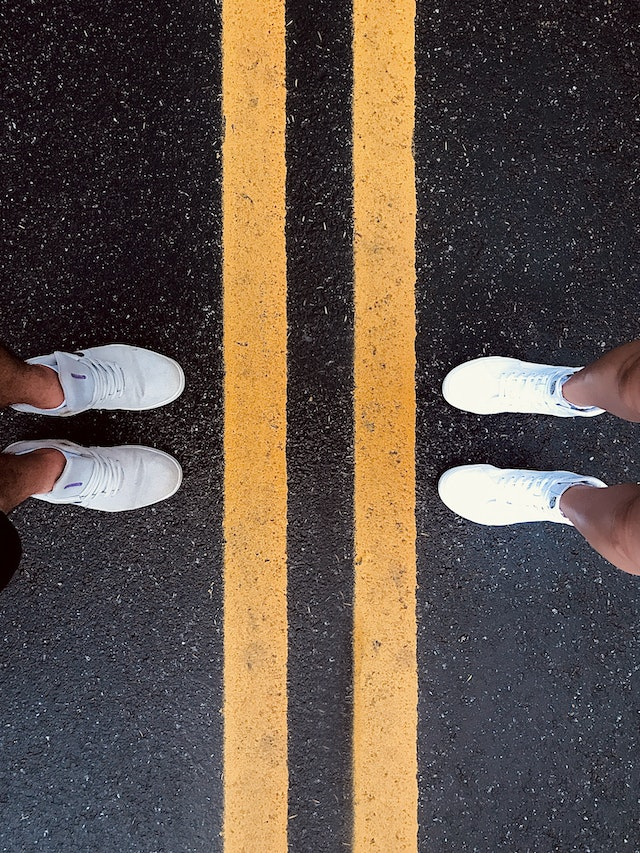
#> input picture Photos/lineOne.jpg, 640 x 853 px
$ python contours.py
#> lines starting #> are read from the running program, lines starting #| are printed output that depends on the picture; after the words box and inside, x2 and y2 are one past the last pixel; in counts of white or black regions, pixels touching at a corner belong together
import cv2 as cv
import numpy as np

# img = cv.imread("Photos/cats.jpg")
# img = cv.imread("Photos/imageFive.jpg")
img = cv.imread("Photos/lineOne.jpg")
#> img is the input picture: shape (853, 640, 3); mean B, G, R 71.5, 81.5, 95.2
# img = cv.imread("Photos/imageSix.jpg")
cv.imshow("OG Image", img)

blank = np.zeros(img.shape, dtype="uint8")
cv.imshow("Blank", blank)

## Contours are the outline or curve, joins the points along the boundary, diff from edges

gray = cv.cvtColor(img, cv.COLOR_BGR2GRAY)
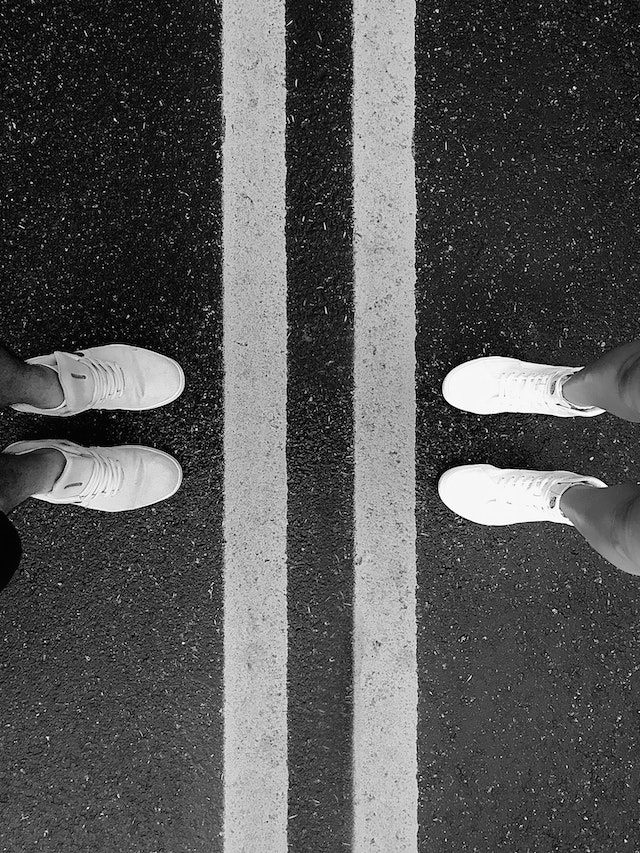
#> gray: shape (853, 640); min 0, max 255, mean 84.4
cv.imshow("Gray Image", gray)

blur = cv.GaussianBlur(gray, (5, 5), cv.BORDER_DEFAULT)
cv.imshow("Blur Image", blur)

canny = cv.Canny(blur, 125, 175)  ## use canny instead of thresholding
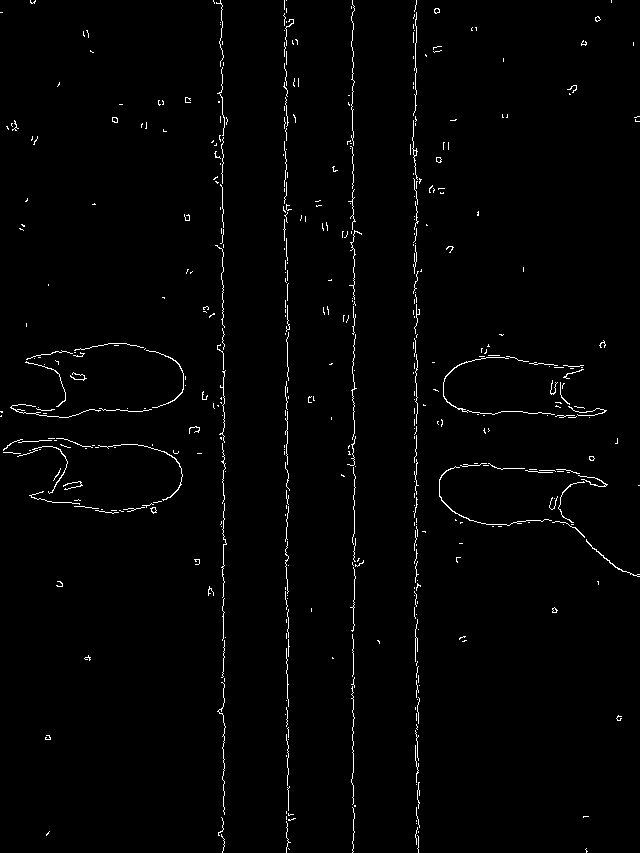
#> canny: shape (853, 640); 1.5% white in thin lines or dots
cv.imshow("Canny Image", canny)

## using threshold instead of canny
ret, thresh = cv.threshold(
    gray, 125, 225, cv.THRESH_BINARY
)  ## density of pixel < 125 set to 0(black), > 125 set to 255(white)
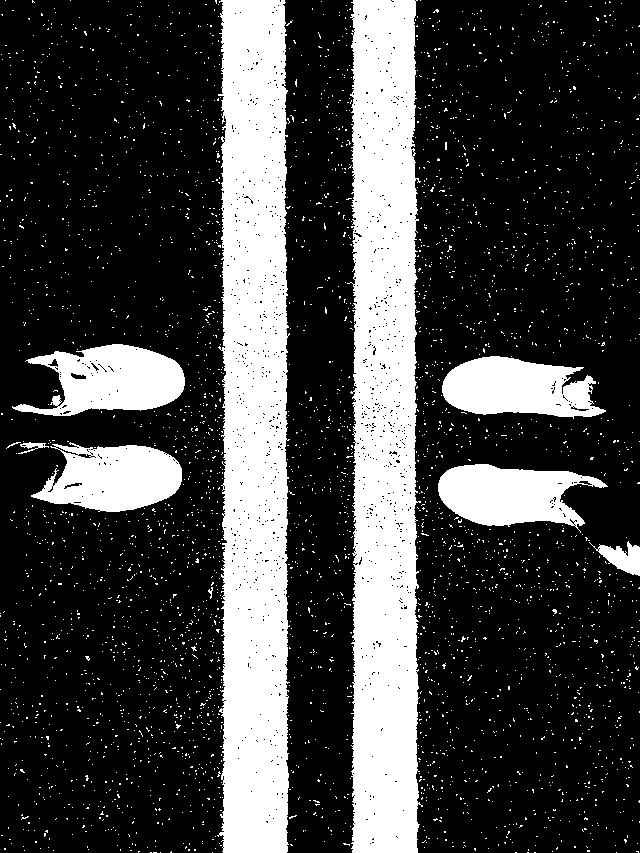
#> thresh: shape (853, 640); values 0 (black) and 225 (white), 26.3% white; 3526 white regions (3516 under 20 px)
cv.imshow("Threshold Image", thresh)

contours, hierachies = cv.findContours(thresh, cv.RETR_LIST, cv.CHAIN_APPROX_SIMPLE)
#> contours = 4636 contours, 4618 with area under 20; largest, box (x1, y1, x2, y2) and area: (217, 0, 290, 853) 53211, (347, 0, 423, 853) 52274, (12, 344, 185, 416) 7549, (31, 442, 182, 512) 7106, (442, 356, 606, 419) 7004
print(f"{len(contours)} contour's were found !")
#| 4636 contour's were found !

cv.drawContours(blank, contours, -1, (0, 0, 255), 1)
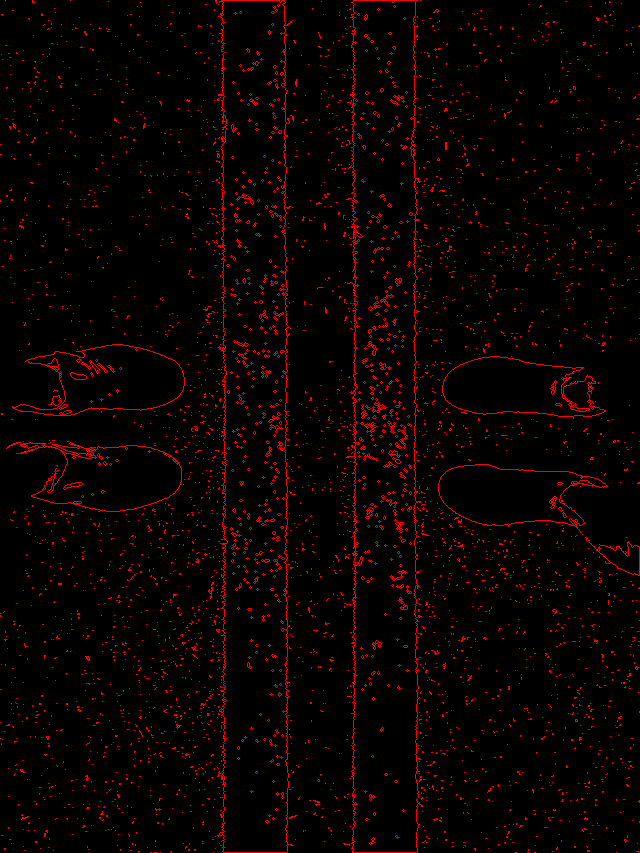
#> blank: shape (853, 640, 3); mean of channels 0, 1, 2 0, 0, 8.9; drawn as B, G, R
cv.imshow("Contours", blank)

cv.waitKey(0)

$ run again, with Photos/imageFive.jpg copied over Photos/lineOne.jpg
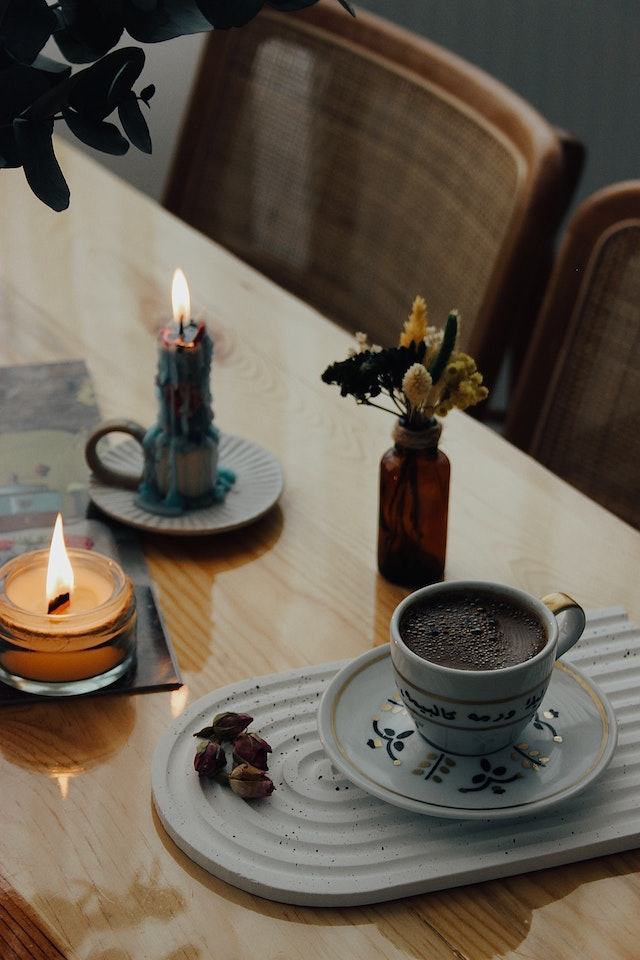
#> input picture Photos/imageFive.jpg, 640 x 960 px
#> img is the input picture: shape (960, 640, 3); mean B, G, R 80.1, 92.6, 102
#> canny: shape (960, 640); 1.1% white in thin lines or dots, all inside (x1, y1, x2, y2) = (0, 0, 640, 811)
#> `ret, thresh = cv.threshold( gray, 125, 225, cv.THRESH_BINARY )`:
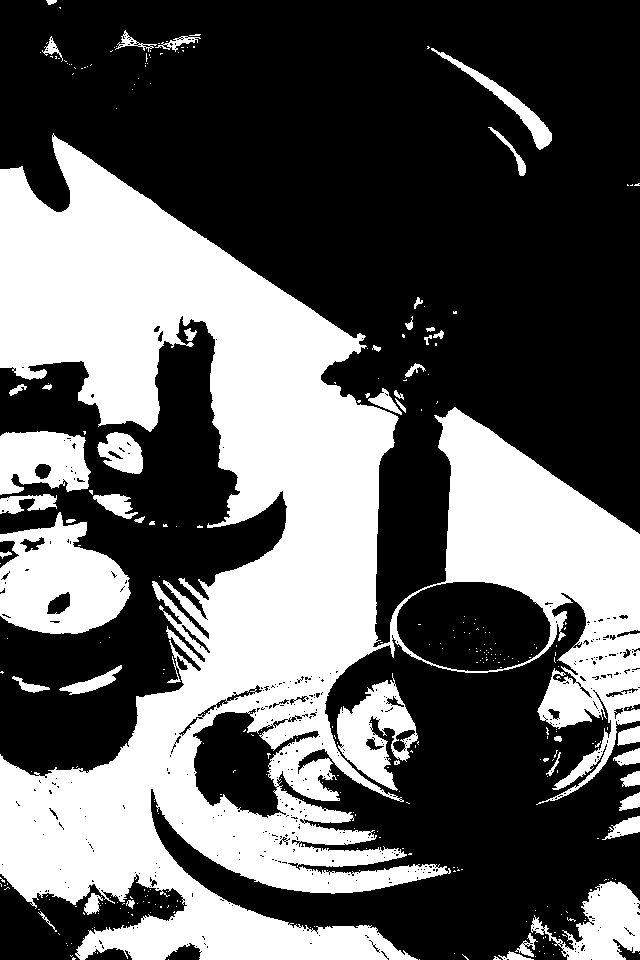
#> thresh: shape (960, 640); values 0 (black) and 225 (white), 37.6% white; 325 white regions (279 under 20 px)
#> contours = 995 contours, 901 with area under 20; largest, box (x1, y1, x2, y2) and area: (0, 133, 640, 960) 212951, (396, 581, 552, 672) 11068, (0, 512, 131, 634) 10778, (192, 711, 320, 819) 6896, (337, 673, 418, 791) 4706
#| 995 contour's were found !
#> `cv.drawContours(blank, contours, -1, (0, 0, 255), 1)`:
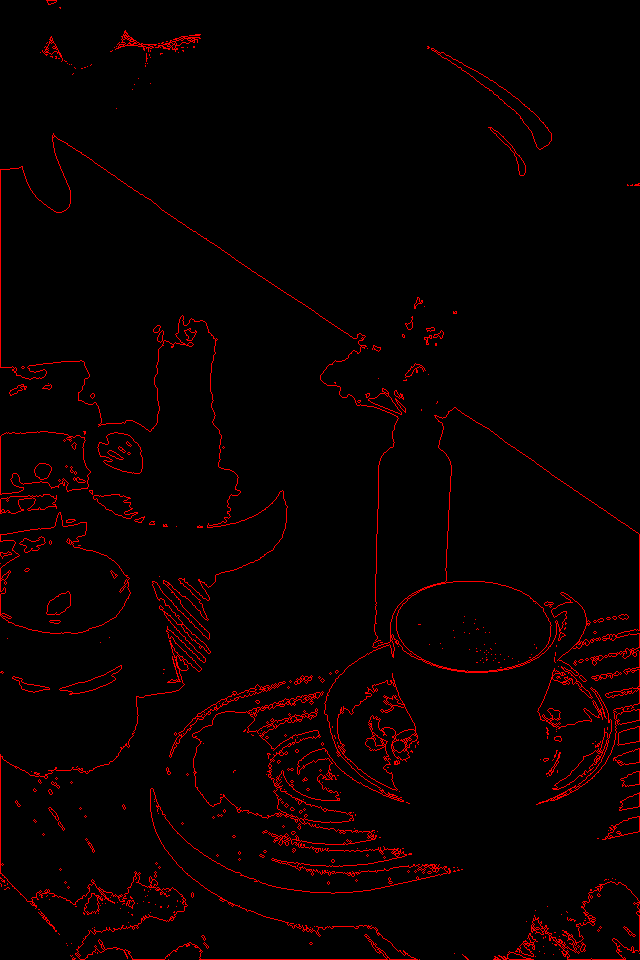
#> blank: shape (960, 640, 3); mean of channels 0, 1, 2 0, 0, 7.7; drawn as B, G, R

$ run again, with Photos/imageSix.jpg copied over Photos/lineOne.jpg
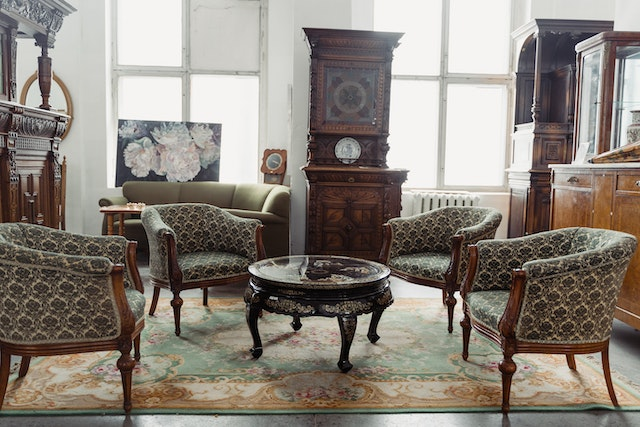
#> input picture Photos/imageSix.jpg, 640 x 427 px
#> img is the input picture: shape (427, 640, 3); mean B, G, R 123.5, 132, 139.5
#> canny: shape (427, 640); 3.9% white in thin lines or dots
#> `ret, thresh = cv.threshold( gray, 125, 225, cv.THRESH_BINARY )`:
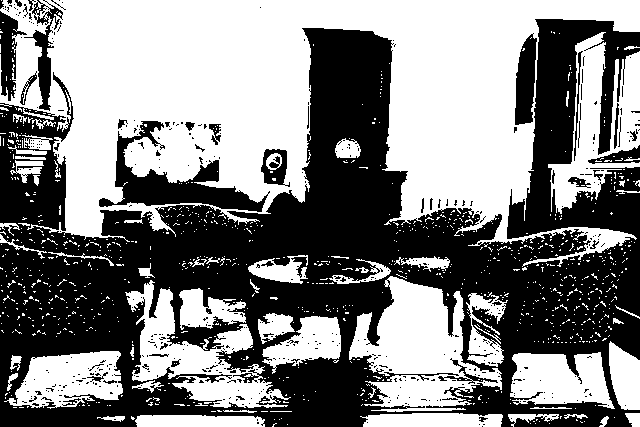
#> thresh: shape (427, 640); values 0 (black) and 225 (white), 51.1% white; 438 black regions (396 under 20 px)
#> contours = 1693 contours, 1579 with area under 20; largest, box (x1, y1, x2, y2) and area: (0, 0, 640, 267) 92982, (349, 276, 502, 412) 10500, (548, 32, 640, 214) 7268, (125, 280, 291, 408) 7094, (98, 120, 269, 213) 4849
#| 1693 contour's were found !
#> `cv.drawContours(blank, contours, -1, (0, 0, 255), 1)`:
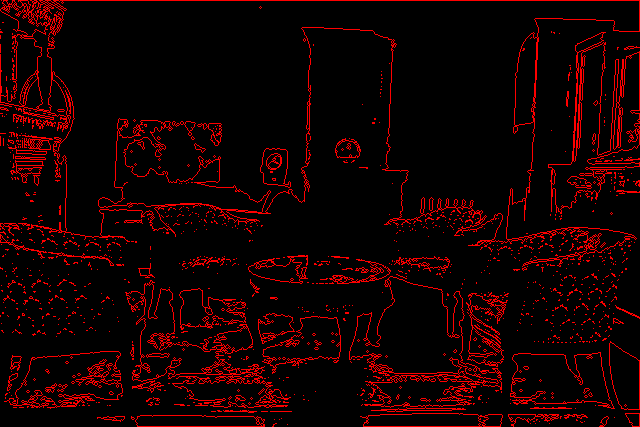
#> blank: shape (427, 640, 3); mean of channels 0, 1, 2 0, 0, 21.3; drawn as B, G, R
